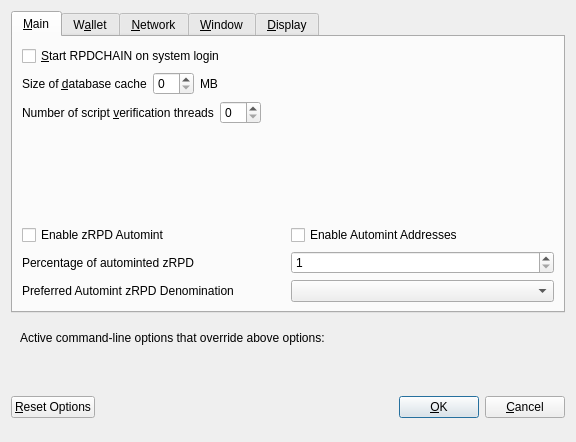
<?xml version="1.0" encoding="UTF-8"?>
<ui version="4.0">
 <class>OptionsDialog</class>
 <widget class="QDialog" name="OptionsDialog">
  <property name="geometry">
   <rect>
    <x>0</x>
    <y>0</y>
    <width>576</width>
    <height>442</height>
   </rect>
  </property>
  <property name="windowTitle">
   <string>Options</string>
  </property>
  <property name="modal">
   <bool>true</bool>
  </property>
  <layout class="QVBoxLayout" name="verticalLayout">
   <item>
    <widget class="QTabWidget" name="tabWidget">
     <property name="currentIndex">
      <number>0</number>
     </property>
     <widget class="QWidget" name="tabMain">
      <attribute name="title">
       <string>&amp;Main</string>
      </attribute>
      <layout class="QVBoxLayout" name="verticalLayout_Main">
       <item>
        <widget class="QCheckBox" name="bitcoinAtStartup">
         <property name="toolTip">
          <string>Automatically start RPDCHAIN after logging in to the system.</string>
         </property>
         <property name="text">
          <string>&amp;Start RPDCHAIN on system login</string>
         </property>
        </widget>
       </item>
       <item>
        <layout class="QHBoxLayout" name="horizontalLayout_2_Main">
         <item>
          <widget class="QLabel" name="databaseCacheLabel">
           <property name="text">
            <string>Size of &amp;database cache</string>
           </property>
           <property name="textFormat">
            <enum>Qt::PlainText</enum>
           </property>
           <property name="buddy">
            <cstring>databaseCache</cstring>
           </property>
          </widget>
         </item>
         <item>
          <widget class="QSpinBox" name="databaseCache"/>
         </item>
         <item>
          <widget class="QLabel" name="databaseCacheUnitLabel">
           <property name="text">
            <string>MB</string>
           </property>
           <property name="textFormat">
            <enum>Qt::PlainText</enum>
           </property>
          </widget>
         </item>
         <item>
          <spacer name="horizontalSpacer_2_Main">
           <property name="orientation">
            <enum>Qt::Horizontal</enum>
           </property>
           <property name="sizeHint" stdset="0">
            <size>
             <width>40</width>
             <height>20</height>
            </size>
           </property>
          </spacer>
         </item>
        </layout>
       </item>
       <item>
        <layout class="QHBoxLayout" name="horizontalLayout_3_Main">
         <item>
          <widget class="QLabel" name="threadsScriptVerifLabel">
           <property name="text">
            <string>Number of script &amp;verification threads</string>
           </property>
           <property name="textFormat">
            <enum>Qt::PlainText</enum>
           </property>
           <property name="buddy">
            <cstring>threadsScriptVerif</cstring>
           </property>
          </widget>
         </item>
         <item>
          <widget class="QSpinBox" name="threadsScriptVerif">
           <property name="toolTip">
            <string>(0 = auto, &lt;0 = leave that many cores free)</string>
           </property>
          </widget>
         </item>
         <item>
          <spacer name="horizontalSpacer_3_Main">
           <property name="orientation">
            <enum>Qt::Horizontal</enum>
           </property>
           <property name="sizeHint" stdset="0">
            <size>
             <width>40</width>
             <height>20</height>
            </size>
           </property>
          </spacer>
         </item>
        </layout>
       </item>
       <item>
        <spacer name="verticalSpacer_2">
         <property name="orientation">
          <enum>Qt::Vertical</enum>
         </property>
         <property name="sizeHint" stdset="0">
          <size>
           <width>20</width>
           <height>40</height>
          </size>
         </property>
        </spacer>
       </item>
       <item>
        <widget class="QWidget" name="verticalZrpdOptionsWidget" native="true">
         <layout class="QVBoxLayout" name="verticalZrpdOptionsLayout">
          <property name="margin">
           <number>0</number>
          </property>
          <item>
           <layout class="QHBoxLayout" name="horizontalAutomintingLayout">
            <item>
             <widget class="QCheckBox" name="checkBoxZeromintEnable">
              <property name="toolTip">
               <string>Enable automatic minting of RPD units to zRPD</string>
              </property>
              <property name="layoutDirection">
               <enum>Qt::LeftToRight</enum>
              </property>
              <property name="text">
               <string>Enable zRPD Automint</string>
              </property>
             </widget>
            </item>
            <item>
             <widget class="QCheckBox" name="checkBoxZeromintAddresses">
              <property name="toolTip">
               <string>Enable automatic zRPD minting from specific addresses</string>
              </property>
              <property name="layoutDirection">
               <enum>Qt::LeftToRight</enum>
              </property>
              <property name="text">
               <string>Enable Automint Addresses</string>
              </property>
             </widget>
            </item>
           </layout>
          </item>
          <item>
           <layout class="QHBoxLayout" name="horizontalZmintPercentageLayout">
            <item>
             <widget class="QLabel" name="percentage_label">
              <property name="toolTip">
               <string>Percentage of incoming RPD which get automatically converted to zRPD via Zerocoin Protocol (min: 10%)</string>
              </property>
              <property name="text">
               <string>Percentage of autominted zRPD</string>
              </property>
             </widget>
            </item>
            <item>
             <widget class="QSpinBox" name="zeromintPercentage">
              <property name="minimum">
               <number>1</number>
              </property>
              <property name="maximum">
               <number>100</number>
              </property>
             </widget>
            </item>
           </layout>
          </item>
          <item>
           <layout class="QHBoxLayout" name="horizontalLayout" stretch="0,0">
            <property name="sizeConstraint">
             <enum>QLayout::SetFixedSize</enum>
            </property>
            <item>
             <widget class="QLabel" name="labelPreferredDenom">
              <property name="maximumSize">
               <size>
                <width>16777215</width>
                <height>16777215</height>
               </size>
              </property>
              <property name="toolTip">
               <string>Wait with automatic conversion to Zerocoin until enough RPD for this denomination is available</string>
              </property>
              <property name="text">
               <string>Preferred Automint zRPD Denomination</string>
              </property>
             </widget>
            </item>
            <item>
             <widget class="QComboBox" name="preferredDenom">
              <property name="maximumSize">
               <size>
                <width>16777215</width>
                <height>27</height>
               </size>
              </property>
              <property name="toolTip">
               <string>Wait with automatic conversion to Zerocoin until enough RPD for this denomination is available</string>
              </property>
              <property name="maxVisibleItems">
               <number>9</number>
              </property>
              <property name="maxCount">
               <number>9</number>
              </property>
             </widget>
            </item>
           </layout>
          </item>
         </layout>
        </widget>
       </item>
      </layout>
     </widget>
     <widget class="QWidget" name="tabWallet">
      <attribute name="title">
       <string>W&amp;allet</string>
      </attribute>
      <layout class="QVBoxLayout" name="verticalLayout_Wallet">
       <item>
        <layout class="QHBoxLayout" name="horizontalLayout_2_Wallet">
         <item>
          <widget class="QLabel" name="labelStakeSplitThresholdText">
           <property name="text">
            <string>Stake split threshold:</string>
           </property>
          </widget>
         </item>
         <item>
          <widget class="QSpinBox" name="spinBoxStakeSplitThreshold">
           <property name="minimum">
            <number>1</number>
           </property>
           <property name="maximum">
            <number>999999</number>
           </property>
          </widget>
         </item>
        </layout>
       </item>
       <item>
        <widget class="QGroupBox" name="groupBox">
         <property name="title">
          <string>Expert</string>
         </property>
         <layout class="QVBoxLayout" name="verticalLayout_2">
          <item>
           <widget class="QCheckBox" name="coinControlFeatures">
            <property name="toolTip">
             <string>Whether to show coin control features or not.</string>
            </property>
            <property name="text">
             <string>Enable coin &amp;control features</string>
            </property>
           </widget>
          </item>
          <item>
           <widget class="QCheckBox" name="showMasternodesTab">
            <property name="toolTip">
             <string>Show additional tab listing all your masternodes in first sub-tab&lt;br/&gt;and all masternodes on the network in second sub-tab.</string>
            </property>
            <property name="text">
             <string>Show Masternodes Tab</string>
            </property>
           </widget>
          </item>
          <item>
           <widget class="QCheckBox" name="spendZeroConfChange">
            <property name="toolTip">
             <string>If you disable the spending of unconfirmed change, the change from a transaction&lt;br/&gt;cannot be used until that transaction has at least one confirmation.&lt;br/&gt;This also affects how your balance is computed.</string>
            </property>
            <property name="text">
             <string>&amp;Spend unconfirmed change</string>
            </property>
           </widget>
          </item>
         </layout>
        </widget>
       </item>
       <item>
        <spacer name="verticalSpacer_Wallet">
         <property name="orientation">
          <enum>Qt::Vertical</enum>
         </property>
         <property name="sizeHint" stdset="0">
          <size>
           <width>20</width>
           <height>40</height>
          </size>
         </property>
        </spacer>
       </item>
      </layout>
     </widget>
     <widget class="QWidget" name="tabNetwork">
      <attribute name="title">
       <string>&amp;Network</string>
      </attribute>
      <layout class="QVBoxLayout" name="verticalLayout_Network">
       <item>
        <widget class="QCheckBox" name="mapPortUpnp">
         <property name="toolTip">
          <string>Automatically open the RPDCHAIN client port on the router. This only works when your router supports UPnP and it is enabled.</string>
         </property>
         <property name="text">
          <string>Map port using &amp;UPnP</string>
         </property>
        </widget>
       </item>
       <item>
        <widget class="QCheckBox" name="allowIncoming">
         <property name="toolTip">
          <string>Accept connections from outside</string>
         </property>
         <property name="text">
          <string>Allow incoming connections</string>
         </property>
        </widget>
       </item>
       <item>
        <widget class="QCheckBox" name="connectSocks">
         <property name="toolTip">
          <string>Connect to the RPDCHAIN network through a SOCKS5 proxy.</string>
         </property>
         <property name="text">
          <string>&amp;Connect through SOCKS5 proxy (default proxy):</string>
         </property>
        </widget>
       </item>
       <item>
        <layout class="QHBoxLayout" name="horizontalLayout_1_Network">
         <item>
          <widget class="QLabel" name="proxyIpLabel">
           <property name="text">
            <string>Proxy &amp;IP:</string>
           </property>
           <property name="textFormat">
            <enum>Qt::PlainText</enum>
           </property>
           <property name="buddy">
            <cstring>proxyIp</cstring>
           </property>
          </widget>
         </item>
         <item>
          <widget class="QValidatedLineEdit" name="proxyIp">
           <property name="minimumSize">
            <size>
             <width>140</width>
             <height>0</height>
            </size>
           </property>
           <property name="maximumSize">
            <size>
             <width>140</width>
             <height>16777215</height>
            </size>
           </property>
           <property name="toolTip">
            <string>IP address of the proxy (e.g. IPv4: 127.0.0.1 / IPv6: ::1)</string>
           </property>
          </widget>
         </item>
         <item>
          <widget class="QLabel" name="proxyPortLabel">
           <property name="text">
            <string>&amp;Port:</string>
           </property>
           <property name="textFormat">
            <enum>Qt::PlainText</enum>
           </property>
           <property name="buddy">
            <cstring>proxyPort</cstring>
           </property>
          </widget>
         </item>
         <item>
          <widget class="QLineEdit" name="proxyPort">
           <property name="minimumSize">
            <size>
             <width>55</width>
             <height>0</height>
            </size>
           </property>
           <property name="maximumSize">
            <size>
             <width>55</width>
             <height>16777215</height>
            </size>
           </property>
           <property name="toolTip">
            <string>Port of the proxy (e.g. 9050)</string>
           </property>
          </widget>
         </item>
         <item>
          <spacer name="horizontalSpacer_1_Network">
           <property name="orientation">
            <enum>Qt::Horizontal</enum>
           </property>
           <property name="sizeHint" stdset="0">
            <size>
             <width>40</width>
             <height>20</height>
            </size>
           </property>
          </spacer>
         </item>
        </layout>
       </item>
       <item>
        <spacer name="verticalSpacer_Network">
         <property name="orientation">
          <enum>Qt::Vertical</enum>
         </property>
         <property name="sizeHint" stdset="0">
          <size>
           <width>20</width>
           <height>40</height>
          </size>
         </property>
        </spacer>
       </item>
      </layout>
     </widget>
     <widget class="QWidget" name="tabWindow">
      <attribute name="title">
       <string>&amp;Window</string>
      </attribute>
      <layout class="QVBoxLayout" name="verticalLayout_Window">
       <item>
        <widget class="QCheckBox" name="minimizeToTray">
         <property name="toolTip">
          <string>Show only a tray icon after minimizing the window.</string>
         </property>
         <property name="text">
          <string>&amp;Minimize to the tray instead of the taskbar</string>
         </property>
        </widget>
       </item>
       <item>
        <widget class="QCheckBox" name="minimizeOnClose">
         <property name="toolTip">
          <string>Minimize instead of exit the application when the window is closed. When this option is enabled, the application will be closed only after selecting Quit in the menu.</string>
         </property>
         <property name="text">
          <string>M&amp;inimize on close</string>
         </property>
        </widget>
       </item>
       <item>
        <spacer name="verticalSpacer_Window">
         <property name="orientation">
          <enum>Qt::Vertical</enum>
         </property>
         <property name="sizeHint" stdset="0">
          <size>
           <width>20</width>
           <height>40</height>
          </size>
         </property>
        </spacer>
       </item>
      </layout>
     </widget>
     <widget class="QWidget" name="tabDisplay">
      <attribute name="title">
       <string>&amp;Display</string>
      </attribute>
      <layout class="QVBoxLayout" name="verticalLayout_Display">
       <item>
        <layout class="QHBoxLayout" name="horizontalLayout_1_Display">
         <item>
          <widget class="QLabel" name="langLabel">
           <property name="text">
            <string>User Interface &amp;language:</string>
           </property>
           <property name="textFormat">
            <enum>Qt::PlainText</enum>
           </property>
           <property name="buddy">
            <cstring>lang</cstring>
           </property>
          </widget>
         </item>
         <item>
          <widget class="QValueComboBox" name="lang">
           <property name="toolTip">
            <string>The user interface language can be set here. This setting will take effect after restarting RPDCHAIN.</string>
           </property>
          </widget>
         </item>
        </layout>
       </item>
       <item>
        <widget class="QLabel" name="label_3">
         <property name="toolTip">
          <string notr="true"/>
         </property>
         <property name="statusTip">
          <string notr="true"/>
         </property>
         <property name="whatsThis">
          <string notr="true"/>
         </property>
         <property name="accessibleName">
          <string notr="true"/>
         </property>
         <property name="text">
          <string>Language missing or translation incomplete? Help contributing translations here:
https://www.transifex.com/rpdchain-project/rpdchain-project-translations</string>
         </property>
         <property name="wordWrap">
          <bool>true</bool>
         </property>
         <property name="openExternalLinks">
          <bool>true</bool>
         </property>
         <property name="textInteractionFlags">
          <set>Qt::TextBrowserInteraction</set>
         </property>
        </widget>
       </item>
       <item>
        <layout class="QHBoxLayout" name="horizontalLayout_2_Display" stretch="0,0">
         <item>
          <widget class="QLabel" name="themeLabel">
           <property name="text">
            <string>User Interface Theme:</string>
           </property>
          </widget>
         </item>
         <item>
          <widget class="QValueComboBox" name="theme"/>
         </item>
        </layout>
       </item>
       <item>
        <widget class="QWidget" name="verticalZrpdDisplayWidget" native="true">
         <layout class="QVBoxLayout" name="verticalZrpdDisplayLayout">
          <property name="margin">
           <number>0</number>
          </property>
          <item>
           <widget class="Line" name="line">
            <property name="orientation">
             <enum>Qt::Horizontal</enum>
            </property>
           </widget>
          </item>
          <item>
           <layout class="QHBoxLayout" name="horizontalLayout_3_Display">
            <item>
             <widget class="QLabel" name="unitLabel">
              <property name="text">
               <string>Unit to show amounts in:</string>
              </property>
              <property name="textFormat">
               <enum>Qt::PlainText</enum>
              </property>
             </widget>
            </item>
            <item>
             <widget class="QValueComboBox" name="unit">
              <property name="toolTip">
               <string>Choose the default subdivision unit to show in the interface and when sending coins.</string>
              </property>
             </widget>
            </item>
           </layout>
          </item>
          <item>
           <layout class="QHBoxLayout" name="horizontalLayout_4_Display">
            <item>
             <widget class="QLabel" name="digitsLabel">
              <property name="text">
               <string>Decimal digits</string>
              </property>
             </widget>
            </item>
            <item>
             <widget class="QValueComboBox" name="digits"/>
            </item>
           </layout>
          </item>
          <item>
           <layout class="QHBoxLayout" name="horizontalLayout_5_Display">
            <item>
             <widget class="QCheckBox" name="checkBoxHideZeroBalances">
              <property name="toolTip">
               <string>Hide empty balances</string>
              </property>
              <property name="layoutDirection">
               <enum>Qt::LeftToRight</enum>
              </property>
              <property name="text">
               <string>Hide empty balances</string>
              </property>
             </widget>
            </item>
            <item>
             <widget class="QCheckBox" name="checkBoxHideOrphans">
              <property name="toolTip">
               <string>Hide orphan stakes in transaction lists</string>
              </property>
              <property name="text">
               <string>Hide orphan stakes</string>
              </property>
             </widget>
            </item>
            <item>
             <spacer name="horizontalSpacer">
              <property name="orientation">
               <enum>Qt::Horizontal</enum>
              </property>
              <property name="sizeHint" stdset="0">
               <size>
                <width>40</width>
                <height>20</height>
               </size>
              </property>
             </spacer>
            </item>
           </layout>
          </item>
          <item>
           <layout class="QHBoxLayout" name="horizontalLayout_6_Display">
            <item>
             <widget class="QLabel" name="thirdPartyTxUrlsLabel">
              <property name="toolTip">
               <string>Third party URLs (e.g. a block explorer) that appear in the transactions tab as context menu items. %s in the URL is replaced by transaction hash. Multiple URLs are separated by vertical bar |.</string>
              </property>
              <property name="text">
               <string>Third party transaction URLs</string>
              </property>
             </widget>
            </item>
            <item>
             <widget class="QLineEdit" name="thirdPartyTxUrls">
              <property name="toolTip">
               <string>Third party URLs (e.g. a block explorer) that appear in the transactions tab as context menu items. %s in the URL is replaced by transaction hash. Multiple URLs are separated by vertical bar |.</string>
              </property>
             </widget>
            </item>
           </layout>
          </item>
         </layout>
        </widget>
       </item>
       <item>
        <spacer name="verticalSpacer">
         <property name="orientation">
          <enum>Qt::Vertical</enum>
         </property>
         <property name="sizeHint" stdset="0">
          <size>
           <width>20</width>
           <height>40</height>
          </size>
         </property>
        </spacer>
       </item>
      </layout>
     </widget>
    </widget>
   </item>
   <item>
    <widget class="QFrame" name="frame">
     <layout class="QVBoxLayout" name="verticalLayout_Bottom">
      <item>
       <layout class="QHBoxLayout" name="horizontalLayout_Bottom">
        <item>
         <widget class="QLabel" name="overriddenByCommandLineInfoLabel">
          <property name="text">
           <string>Active command-line options that override above options:</string>
          </property>
          <property name="textFormat">
           <enum>Qt::PlainText</enum>
          </property>
         </widget>
        </item>
        <item>
         <spacer name="horizontalSpacer_Bottom">
          <property name="orientation">
           <enum>Qt::Horizontal</enum>
          </property>
          <property name="sizeHint" stdset="0">
           <size>
            <width>40</width>
            <height>20</height>
           </size>
          </property>
         </spacer>
        </item>
       </layout>
      </item>
      <item>
       <widget class="QLabel" name="overriddenByCommandLineLabel">
        <property name="text">
         <string/>
        </property>
        <property name="textFormat">
         <enum>Qt::PlainText</enum>
        </property>
        <property name="wordWrap">
         <bool>true</bool>
        </property>
       </widget>
      </item>
     </layout>
    </widget>
   </item>
   <item>
    <layout class="QHBoxLayout" name="horizontalLayout_Buttons">
     <item>
      <widget class="QPushButton" name="resetButton">
       <property name="toolTip">
        <string>Reset all client options to default.</string>
       </property>
       <property name="text">
        <string>&amp;Reset Options</string>
       </property>
       <property name="autoDefault">
        <bool>false</bool>
       </property>
      </widget>
     </item>
     <item>
      <spacer name="horizontalSpacer_1">
       <property name="orientation">
        <enum>Qt::Horizontal</enum>
       </property>
       <property name="sizeHint" stdset="0">
        <size>
         <width>40</width>
         <height>48</height>
        </size>
       </property>
      </spacer>
     </item>
     <item>
      <widget class="QLabel" name="statusLabel">
       <property name="minimumSize">
        <size>
         <width>200</width>
         <height>0</height>
        </size>
       </property>
       <property name="font">
        <font>
         <weight>75</weight>
         <bold>true</bold>
        </font>
       </property>
       <property name="text">
        <string/>
       </property>
       <property name="textFormat">
        <enum>Qt::PlainText</enum>
       </property>
       <property name="wordWrap">
        <bool>true</bool>
       </property>
      </widget>
     </item>
     <item>
      <spacer name="horizontalSpacer_2">
       <property name="orientation">
        <enum>Qt::Horizontal</enum>
       </property>
       <property name="sizeHint" stdset="0">
        <size>
         <width>40</width>
         <height>48</height>
        </size>
       </property>
      </spacer>
     </item>
     <item>
      <widget class="QPushButton" name="okButton">
       <property name="text">
        <string>&amp;OK</string>
       </property>
       <property name="autoDefault">
        <bool>false</bool>
       </property>
       <property name="default">
        <bool>true</bool>
       </property>
      </widget>
     </item>
     <item>
      <widget class="QPushButton" name="cancelButton">
       <property name="text">
        <string>&amp;Cancel</string>
       </property>
       <property name="autoDefault">
        <bool>false</bool>
       </property>
      </widget>
     </item>
    </layout>
   </item>
  </layout>
 </widget>
 <customwidgets>
  <customwidget>
   <class>QValidatedLineEdit</class>
   <extends>QLineEdit</extends>
   <header>qvalidatedlineedit.h</header>
  </customwidget>
  <customwidget>
   <class>QValueComboBox</class>
   <extends>QComboBox</extends>
   <header>qvaluecombobox.h</header>
  </customwidget>
 </customwidgets>
 <resources/>
 <connections/>
</ui>
